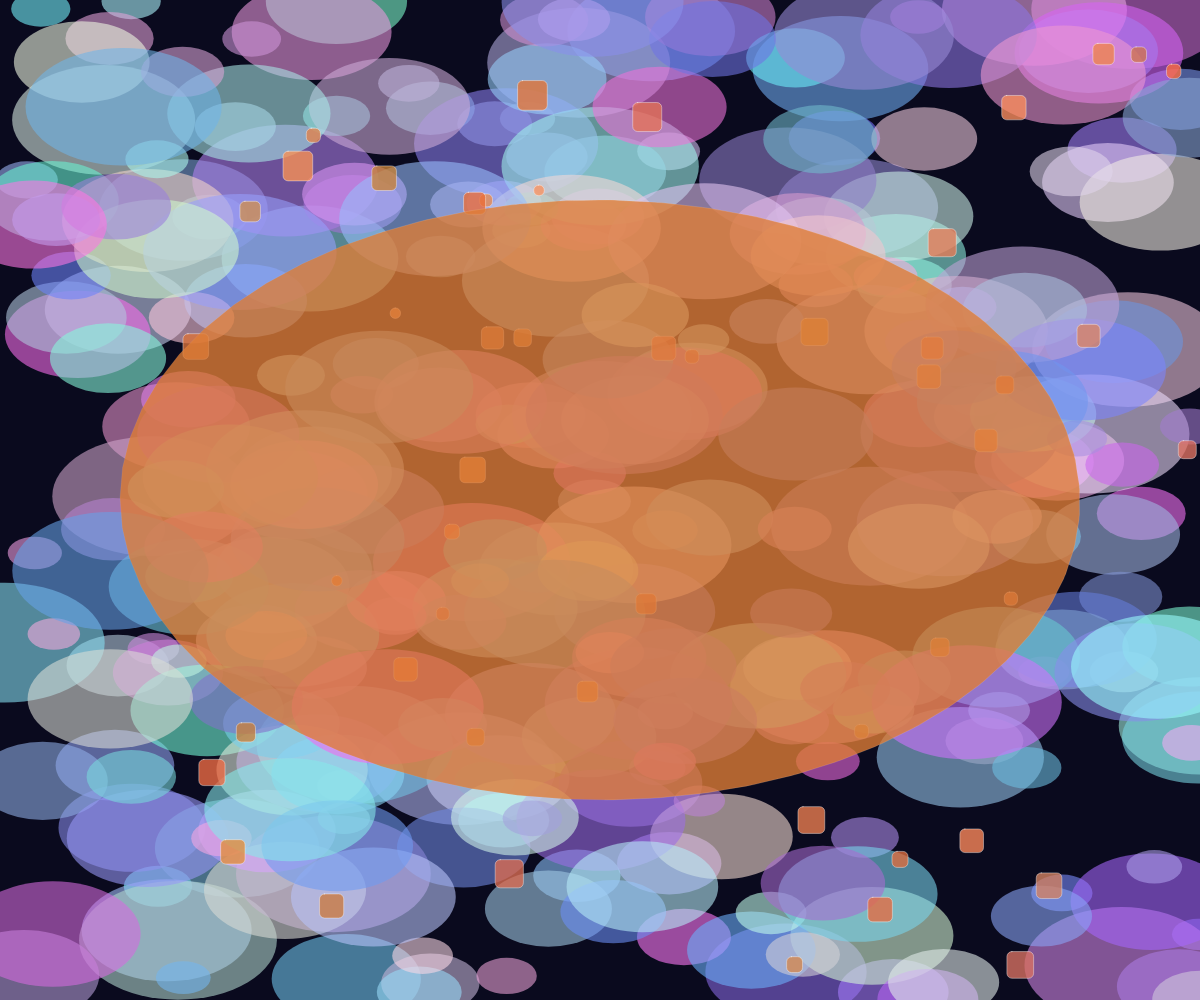
Frame 1 (no input)
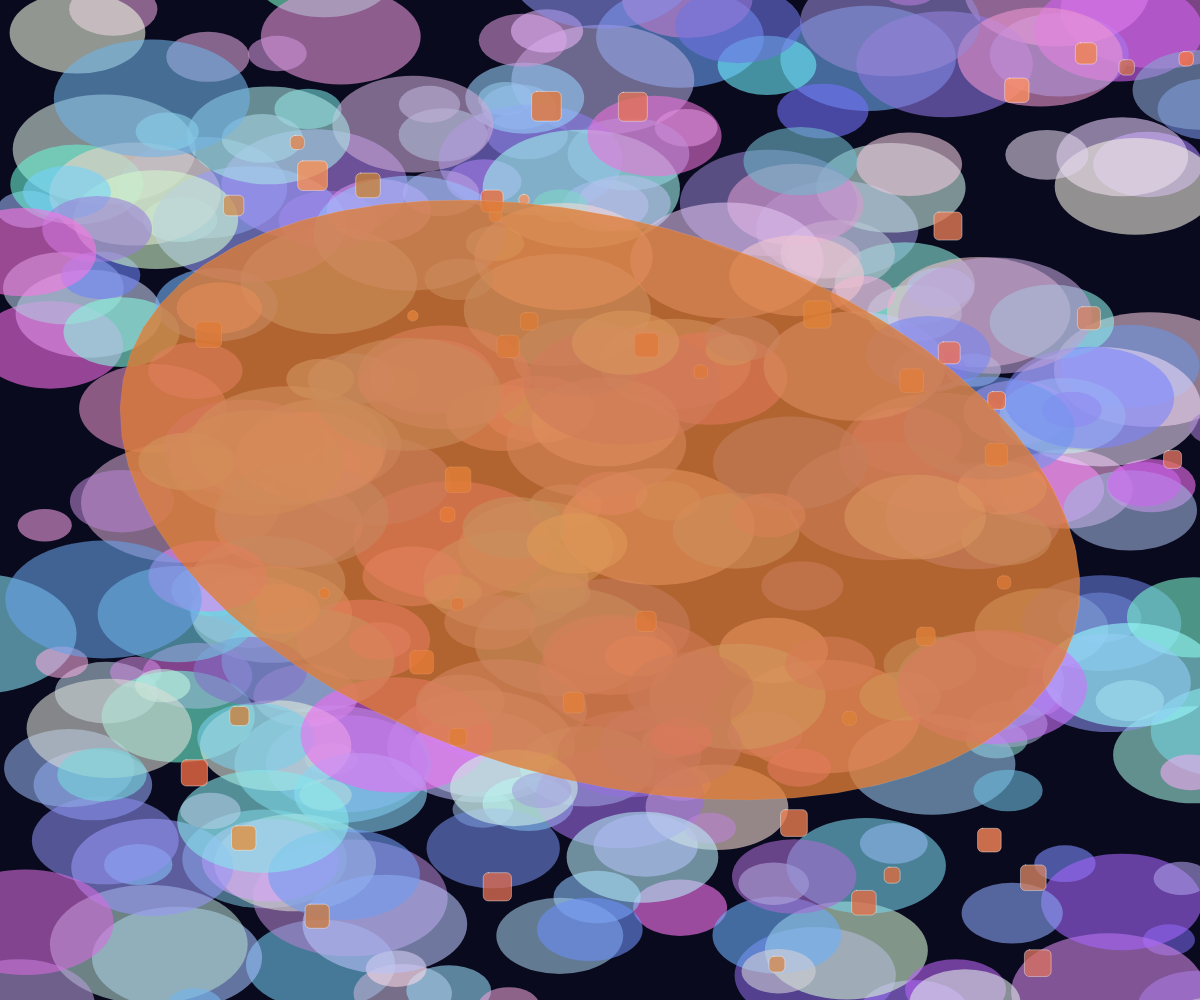
Frame 60 (no input)
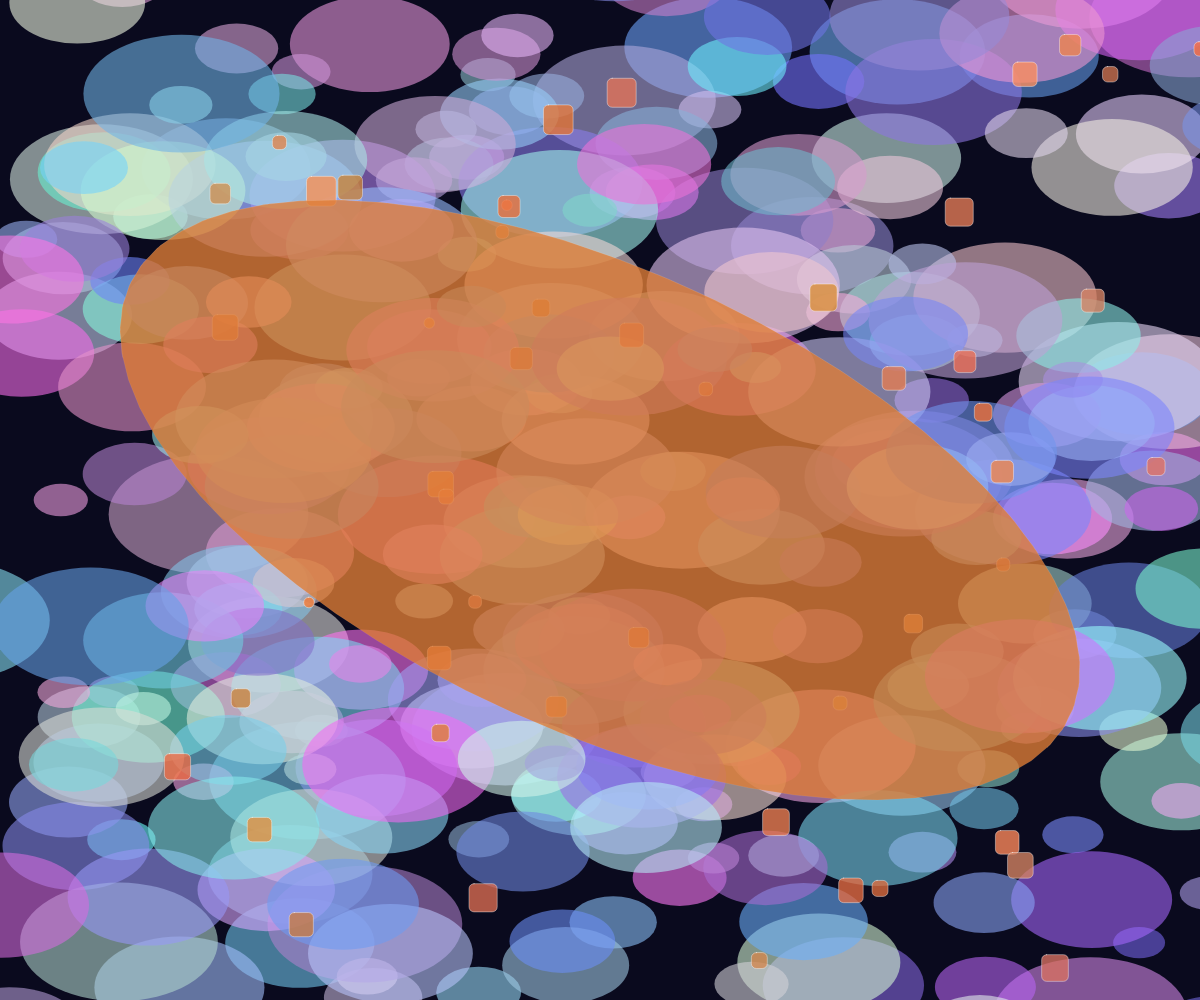
Frame 120 (the mouse pressed at the canvas centre since frame 60)

The p5.js sketch that drew these frames (run headless with seeded random() and noise() and a simulated clock; from frame 60 on, the mouse is pressed at the canvas centre):

// p5.js sketch
// ── sketch.js
let fibers = [];
let knots = [];
let time = 0;

function setup() {
  createCanvas(windowWidth, windowHeight);
  noStroke();
  
  // Initialize fibers
  for (let i = 0; i < 300; i++) {
    fibers.push({
      x: random(width),
      y: random(height),
      size: random(50, 200),
      angle: random(TWO_PI),
      speed: random(0.001, 0.005),
      color: color(random(100, 255), random(100, 255), random(200, 255), 150)
    });
  }
  
  // Initialize knots
  for (let i = 0; i < 50; i++) {
    knots.push({
      x: random(width),
      y: random(height),
      size: random(10, 30),
      angle: random(TWO_PI),
      speed: random(0.002, 0.008),
      color: color(random(200, 255), random(100, 150), random(50, 100), 200)
    });
  }
}

function draw() {
  background(10, 10, 30);
  
  time += 0.01;
  
  // Draw fibers
  for (let fiber of fibers) {
    fiber.angle += fiber.speed;
    fiber.x += cos(fiber.angle) * 0.5;
    fiber.y += sin(fiber.angle) * 0.5;
    
    // Reset if out of bounds
    if (fiber.x < -100 || fiber.x > width + 100 || fiber.y < -100 || fiber.y > height + 100) {
      fiber.x = random(width);
      fiber.y = random(height);
      fiber.angle = random(TWO_PI);
    }
    
    fill(fiber.color);
    noStroke();
    ellipse(fiber.x, fiber.y, fiber.size, fiber.size * 0.6);
  }
  
  // Draw knots
  for (let knot of knots) {
    knot.angle += knot.speed;
    knot.x += cos(knot.angle) * 0.3;
    knot.y += sin(knot.angle) * 0.3;
    
    // Reset if out of bounds
    if (knot.x < -50 || knot.x > width + 50 || knot.y < -50 || knot.y > height + 50) {
      knot.x = random(width);
      knot.y = random(height);
      knot.angle = random(TWO_PI);
    }
    
    fill(knot.color);
    stroke(255, 100);
    strokeWeight(1);
    rectMode(CENTER);
    rect(knot.x, knot.y, knot.size, knot.size, 5);
  }
  
  // Add some interwoven lines
  stroke(255, 30);
  strokeWeight(0.5);
  beginShape();
  for (let i = 0; i < 100; i++) {
    let x = sin(time + i * 0.1) * width * 0.4 + width * 0.5;
    let y = cos(time * 0.5 + i * 0.1) * height * 0.3 + height * 0.5;
    vertex(x, y);
  }
  endShape();
}
